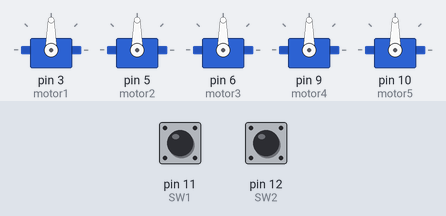
Simulated run of this sketch. Board: Arduino Uno, built with avr-gcc and run on an emulated ATmega328P. Shown: 5 × servo. The test bench sets the inputs (shaded band); at power-on: pin 12 (SW2) HIGH, pin 11 (SW1) HIGH.

Above: at 1.2 s.
1.3 s: pin 12 (SW2) pulled LOW for 0.15 s
At 1.7 s:
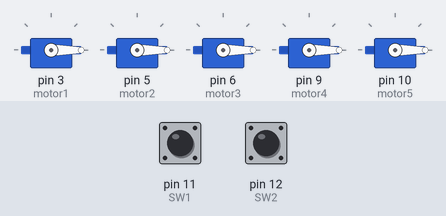
Timing chart, 0 to 4.3 s (numbered marks = the images above; inputs shaded):
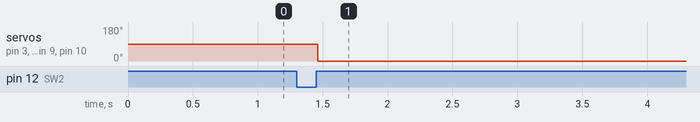

The sketch:

Check_deg.ino
```cpp
/*short  al1, al2, al3, al4, al5;
void setup()
{
  Serial.begin(9600);
}
void loop()////가변저항의 값 확인.
{
  al1 = analogRead(A1);
  al2 = analogRead(A2);
  al3 = analogRead(A3);
  al4 = analogRead(A4);
  al5 = analogRead(A5);
  Serial.print("al1:");
  Serial.print(al1);
  Serial.print(" al2:");
  Serial.print(al2);
  Serial.print("  al3:");
  Serial.print(al3);
  Serial.print("  al4:");
  Serial.print(al4);
  Serial.print("  al5:");
  Serial.println(al5);

  delay(100);
}*/
```

Demo.ino
```cpp
/*#include <Servo.h>

Servo motor1,motor2,motor3,motor4;
int SW1=3;
int SW2=12;
int al1,al2,al3,al4;
int x1,x2,x3,x4;
int ang1,ang2,ang3,ang4;
byte phase1 = 0;
byte phase2 = 0;
byte save1[300],save2[300],save3[300],save4[300];
int i;
void setup()
{
  Serial.begin(9600);
  motor1.attach(5);
  motor2.attach(6);
  motor3.attach(9);
  motor4.attach(10);
  pinMode(SW1, INPUT_PULLUP);
  motor1.write(90);
  motor2.write(90);
  motor3.write(90);
  motor4.write(90);
  pinMode(SW2, INPUT_PULLUP);
}
void loop()
{
 if(digitalRead(SW1)==LOW)
 {
  {
  phase1=1;
  al1 = analogRead(A1);
  al2 = analogRead(A2);
  al3 = analogRead(A3);
  al4 = analogRead(A4);
  }
  if(phase1==1)
  {
  ang1 = map(al1,926,73,0,180);
  ang2 = map(al2,926,73,0,180);
  ang3 = map(al3,926,73,0,180);
  ang4 = map(al4,926,73,0,180);
  ang1 = constrain(ang1,0,180);
  ang2 = constrain(ang2,0,180);
  ang3 = constrain(ang3,0,180);
  ang4 = constrain(ang4,0,180);
  motor1.write(ang1);
  motor2.write(ang2);
  motor3.write(ang3);
  motor4.write(ang4);
  }
 }
  else  phase1=0;

 if(digitalRead(SW2)==LOW)
 {
  phase2=1;
 }
 if(phase==2)
 {
    for(i=0;i<100;i++)
    {
    hana = map(analogRead(A1),926,73,0,180);
    save1[i]= hana;
    motor1.write(hana);
   }
 }
  if(digitalRead(SW2)==HIGH)
  if(phase1&&phase2==1);
  if(phase=)
  {
     motor1.write(hana);


  //Serial.print("  save2=");
  //Serial.print(ang2);
  //Serial.print("  save3=");
  //Serial.print(ang3);
  //Serial.print("  save4=");
  //Serial.println(4);


  delay(100);
}*/
```

Demo2.ino
```cpp
#include <Servo.h>

Servo motor1;
Servo motor2;
Servo motor3;
Servo motor4;
Servo motor5;

short al1,al2,al3,al4,al5;
short num,repeat,i;
short SW1=11;
short SW2=12;
byte ang1,ang2,ang3,ang4,ang5;
byte phase = 0;
byte save1[200],save2[200],save3[200],save4[200],save5[200];
void setup()
{

  motor1.attach(3);
  motor2.attach(5);
  motor3.attach(6);
  motor4.attach(9);
  motor5.attach(10);
  pinMode(SW1, INPUT_PULLUP);
  motor1.write(90);
  motor2.write(90);
  motor3.write(90);
  motor4.write(90);
  motor5.write(90);
  pinMode(SW2, INPUT_PULLUP);

}
void loop()
{
  if(digitalRead(SW1)==LOW)
  {
  phase=1;
  al1 = analogRead(A1);
  al2 = analogRead(A2);
  al3 = analogRead(A3);
  al4 = analogRead(A4);
  al5 = analogRead(A5);
  }
  if(digitalRead(SW2)==LOW)///똑같이 if문 이용하여 12번 핀에 연결된 스위치가 눌리면 아래문장 실행.
  {
  if(num==0)///number==0이면 동작실행. 0이 되는 이유는 누르면 1 때면 0인데, 때고 난 후 저장된 행동을 실행해야 되기 때문에.
  {
  for(i=0;i<300;i++)//꼭 변수선언하고 변수 쓰기.
    {//for문은 반복해줄때, 300번 반복하는 이유는 경로를 클리어 해주는 역할.
    save1[i]==0;
    save2[i]==0;
    save3[i]==0;
    save4[i]==0;
    save5[i]==0;
    }
  }/////////////////////////여기 아래가 로봇팔의 경로를 저장하는 역할.
  save1[num] = ang1;
  save2[num] = ang2;
  save3[num] = ang3;/////배열은 0~299까지
  save4[num] = ang4;
  save5[num] = ang5;
  num++;
  }
  if(digitalRead(SW2)==HIGH)
  {
  if(num!=0)///number가 0이 아닐때,
  {
  delay(10);
  repeat=num;//repat이라는 함수에 number을 넣어준다.
  phase=2;///phase=2일때 실행
  }
  num = 0;
  }
  if(phase==1)///SW1을 눌렀을때, 각도와 모션.
  {
  ang1 = map(al1,920,73,0,180);
  ang2 = map(al2,73,926,0,180);
  ang3 = map(al3,73,926,0,180);
  ang4 = map(al4,926,73,0,180);
  ang5 = map(al5,926,73,0,180);////1~5번까지 map으로 각을 지정.


  ang1 = constrain(ang1,0,180);
  ang2 = constrain(ang2,0,180);
  ang3 = constrain(ang3,0,180);
  ang4 = constrain(ang4,0,180);
  ang5 = constrain(ang5,0,180);///1~5번까지 각도 고정.
  motor1.write(ang1);
  motor2.write(ang2);
  motor3.write(ang3);
  motor4.write(ang4);
  motor5.write(ang5);
  }
  if(phase==2)
  {
    for(i=0;i<repeat;i++)
    {
    motor1.write(save1[i]);
    motor2.write(save2[i]);///반대로 작동할 경우 180-save2[i]를 해준다.
    motor3.write(save3[i]);
    motor4.write(save4[i]);
    motor5.write(save5[i]);
    delay(50);
    }
    num++;
  }
   if(phase==3)
   {
     phase=1;
   }
  delay(50); ///////잠깐 정지 0.05초
}
```

Save_Deg_Test.ino
```cpp
/*#include <Servo.h>

Servo motor1,motor2,motor3,motor4;
int SW1=3;
int SW2=12;
int al1,al2,al3,al4;
int x1,x2,x3,x4;
int ang1=0,ang2=0,ang3=0,ang4=0;
int phase1 = 0;
int phase2 = 0;
int save1[300]={0};//save2[300],save3[300],save4[300];
int i,repeat;
int j;
void setup()
{
  Serial.begin(9600);
  motor1.attach(5);
  motor2.attach(6);
  motor3.attach(9);
  motor4.attach(10);
  pinMode(SW1, INPUT_PULLUP);
  motor1.write(90);
  motor2.write(90);
  motor3.write(90);
  motor4.write(90);
  pinMode(SW2, INPUT_PULLUP);
}
void loop()
{
  //////////////////////////////////   움직임/
 if(digitalRead(SW1)==LOW)
 {
  {
  phase1=1;
  x1 = analogRead(A1);
  x2 = analogRead(A2);
  x3 = analogRead(A3);
  x4 = analogRead(A4);
  al1 = -x1;            /////////////////반대로 움직여서 - 넣음
  al2 = -x2;
  al3 = -x3;
  al4 = -x4;
  }

////////////////////////////////////////////////


  if(phase1==1)
  {
  al1 = analogRead(A1);
  al2 = analogRead(A2);
  al3 = analogRead(A3);
  al4 = analogRead(A4);
  ang1 = map(al1,926,73,0,180);
  ang2 = map(al2,926,73,0,180);
  ang3 = map(al3,926,73,0,180);
  ang4 = map(al4,926,73,0,180);
  ang1 = constrain(ang1,0,180);
  ang2 = constrain(ang2,0,180);
  ang3 = constrain(ang3,0,180);
  ang4 = constrain(ang4,0,180);
  motor1.write(ang1);
  motor2.write(ang2);
  motor3.write(ang3);
  motor4.write(ang4);
  }
 }
  else  phase1==0;

  ///////////////////////////////////////스위치 2 안 눌렀을 때,
  if(digitalRead(SW2)==HIGH)
  {
  phase2=0;
  x1 = analogRead(A1);
  x2 = analogRead(A2);
  x3 = analogRead(A3);
  x4 = analogRead(A4);
  al1 = -x1;                   /////////////////반대로 움직여서 - 넣음
  al2 = -x2;
  al3 = -x3;
  al4 = -x4;
  }
  if(phase2==0)           ///////스위치2 안 눌렀을 때, 값 저장
   {
    for(i=0;i<300;i++)
    {
    save1[i]==ang1;
//    save2[i]==ang2;
//    save3[i]==ang3;
//    save4[i]==ang4;
    delay(50);
    }
   }
   ////////////////////////////////////스위치2 눌렀을 때, 값 실행
  if(digitalRead(SW2)==LOW)
  {
    for(j=0; j<i; j++)
    {
    motor1.write(save1[j]);
//    motor2.write(save2);
//    motor3.write(save3);
//    motor4.write(save4);
    }
  }


}*/
```

Servo_moter_Test.ino
```cpp
/*#include <Servo.h>////서보모터를 쉽게 사용할수 있는 라이브러리.

Servo motor1;
Servo motor2;
Servo motor3;
Servo motor4;
Servo motor5; ////모터 1번부터 5번

short al1,al2,al3,al4;//,al5;
void setup()
{
  Serial.begin(9600);
  motor1.attach(3); //// 1번 모터를 5번에 연결하여 사용.
  motor2.attach(5);
  motor3.attach(6);
  motor4.attach(9);
  motor5.attach(10);
}
void loop() ////무한반복 루프문.
{
  motor1.write(90);/////모터 전부 90도로 맞춘다.
  motor2.write(90);
  motor3.write(90);
  motor4.write(90);
  //motor5.write(90);
  al1 = analogRead(A1); /// al1값에 아두이노 A1값을 넣겠다는것.
  al2 = analogRead(A2);
  al3 = analogRead(A3);
  al4 = analogRead(A4);
  al5 = analogRead(A5); ////////////////al1~5값을 사용하기위해서는 변수.


  delay(50); ///////잠깐 정지 0.05초
}*/
```

Switch_Servo_moter_Test.ino
```cpp
/*#include <Servo.h>

Servo motor1,motor2,motor3,motor4,motor5;
int SW=11;
int al1,al2,al3,al4,al5;
int ang1,ang2,ang3,ang4,ang5;
byte phase = 0;
void setup()
{
  Serial.begin(9600);
  motor1.attach(3);
  motor2.attach(5);
  motor3.attach(6);
  motor4.attach(9);
  motor5.attach(10);
  pinMode(SW, INPUT_PULLUP);////스위치
  motor1.write(90);
  motor2.write(90);
  motor3.write(90);
  motor4.write(90);
  motor5.write(90);

}
void loop()
{
  if(digitalRead(SW)==LOW)////스위치를 아래로 내렸을때.
 {
  {
  phase=1;////내렸을떄 phase=1이되고.
  al1 = analogRead(A1);
  al2 = analogRead(A2);
  al3 = analogRead(A3);
  al4 = analogRead(A4);
  al5 = analogRead(A5);

  }
  if(phase==1)///for문으로.
  {
  ang1 = map(al1,926,73,0,180);
  ang2 = map(al2,73,926,0,180);
  ang3 = map(al3,926,73,0,180);
  ang4 = map(al4,926,73,0,180);
  ang5 = map(al5,926,73,0,180);////1~5번까지 map으로 각을 지정.
  ang1 = constrain(ang1,0,180);
  ang2 = constrain(ang2,0,180);
  ang3 = constrain(ang3,0,180);
  ang4 = constrain(ang4,0,180);
  ang5 = constrain(ang5,0,180);///1~5번까지 각도 고정.
  motor1.write(ang1);
  motor2.write(ang2);
  motor3.write(ang3);
  motor4.write(ang4);
  motor5.write(ang5);
  }
 }
  else  phase=0;

  delay(100);
}*/
```

Measured:
- after the input at 1.3 s, servo on pin 3 (motor1), servo on pin 5 (motor2), servo on pin 6 (motor3), servo on pin 9 (motor4), servo on pin 10 (motor5): 90° → 0° after 0.16 s
